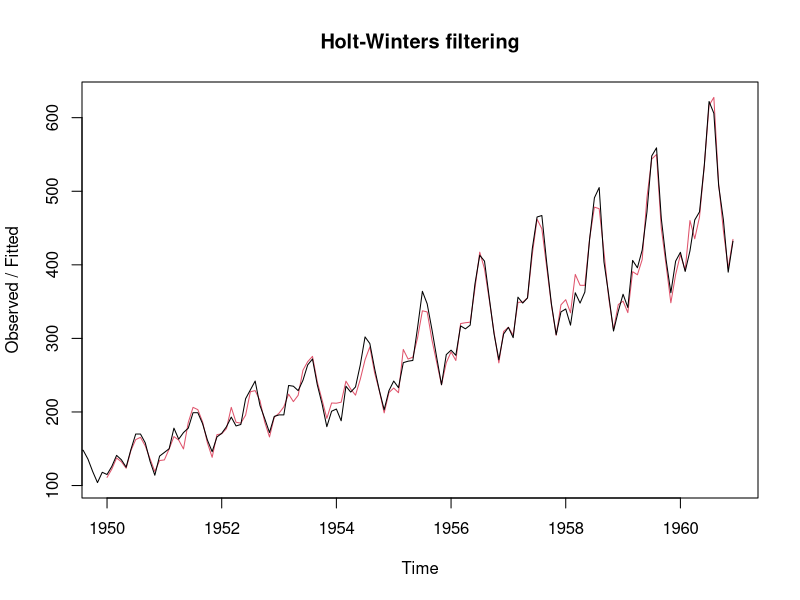
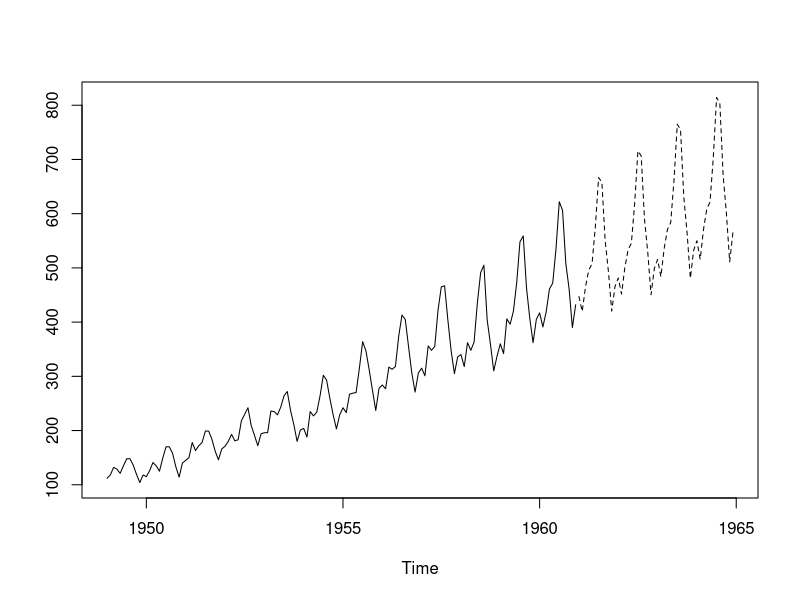

R code for these plots, in order: (Note: this script raises an error after producing the figures.)
#four year ahead forecasts for the air passenger data
data(AirPassengers)
AP <- AirPassengers
AP.hw <- HoltWinters(AP, seasonal = "mult")
plot(AP.hw)
AP.predict <- predict(AP.hw, n.ahead = 4 * 12)
ts.plot(AP, AP.predict, lty = 1:2)
S
